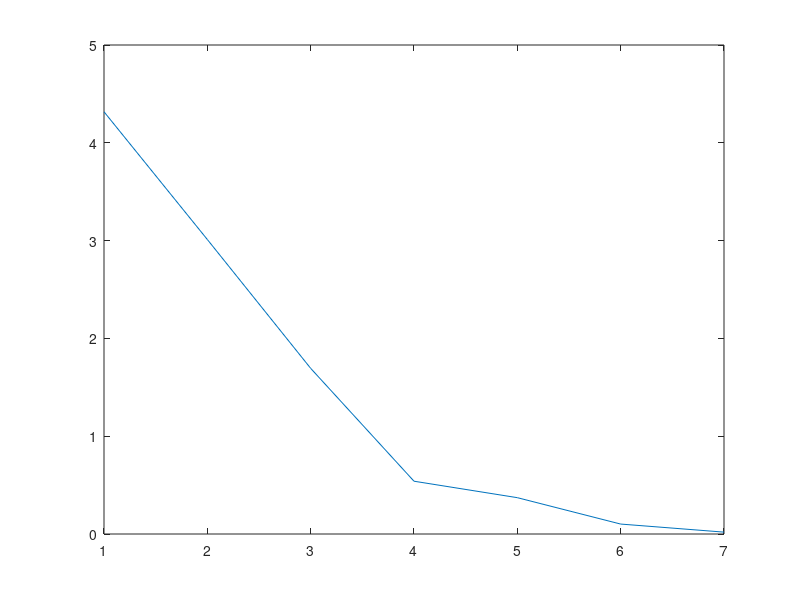
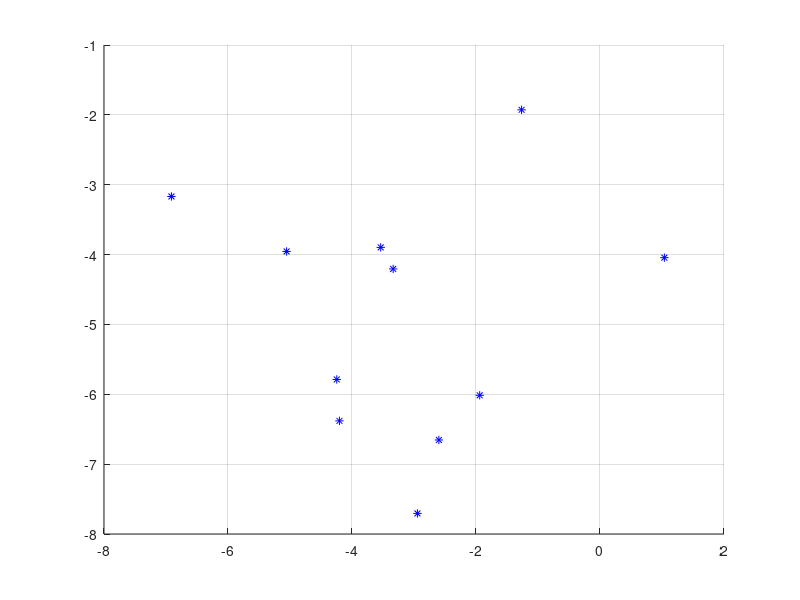
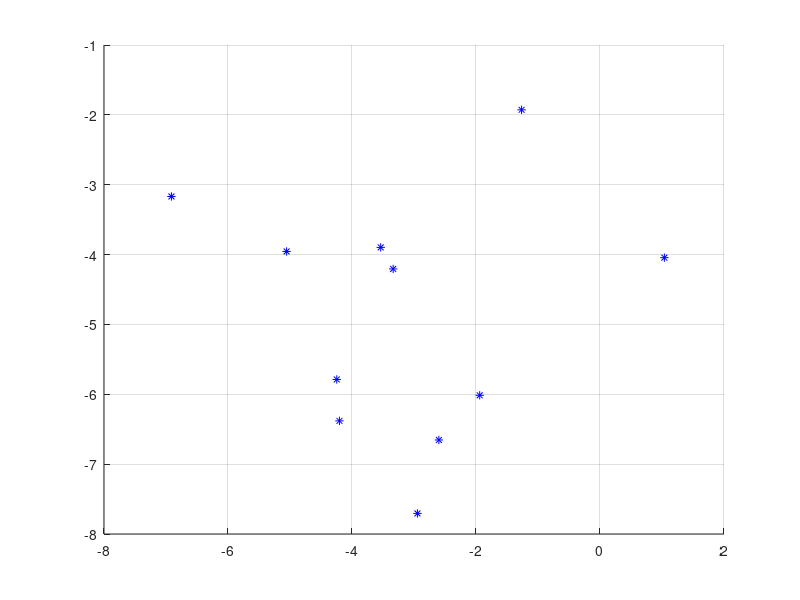

Source code (MATLAB) for these figures, in order:
clear all;
close all;
format short;

% vyska, vaha
X = [192 111
    189 54
    175 76
    185 90
    189 77
    170 90
    162 50
    176 68
    184 70
    168 58
    181 100
    188 100
    172 58
    175 58];

% vycentrovat
m = mean(X);

X0 = X-m;


% kovariancna matica (vsetky zapisy spravia to iste)
% R = cov(X);
% R = cov(X0);
% R = X0' * X0 / 13;  % 13 = pocet - 1

R = [84 123
    84 349]


% korelacna matica - scale R
% r = corrcoef(X);  % na toto zabudnut aby sme sa nepomyl


% vlastne cisla
[U, S, V] = svd(R);
%{
vlastne cisla = S
vlastne vektory = U
? = V
%}


C = X0 * U;

-C(:, 1)  % taky ten ony co sa aj na tabulu pocital (tu je s vycentrovanymi datami)

% nepovinna jazda
% t = linspace(-80, 80, 1000);
% x(t) = t * U(1, 1);
% y(t) = t * U(1, 2);
% % koniec nepovinnej jazdy
% 
% hold on;
% plot(X0(:, 1), X0(:, 2), "*")
% plot(x, y)


% -----------------------------------------------


X = [
    1	2	2	3	4	1	1
    1	3	3	5	4	3	1
    1	1	1	2	1	1	2
    1	1	1	1	1	5	3
    3	4	3	3	3	2	1
    2	3	1	4	2	5	2
    2	2	2	5	4	5	1
    3	2	3	4	4	3	1
    2	1	2	5	3	4	1
    5	5	3	4	2	1	1
    2	2	2	4	2	2	1
    ]

R = cov(X);  % kovariacia
% R = corrcoef(X);  % korelacia
%{
medzi algebrou a mpi je vazba, lebo je vysoka (korelacia?)
%}

[U, S, V] = svd(R);
diag(R)

C = X*U

L = diag(S)
figure
plot(L)

figure
hold on
grid on
plot(C(:, 1), C(:, 2), "*b")
info2 = (L(1) + L(2))/sum(L);  % odchylka? 

figure
hold on
grid on
plot3(C(:, 1), C(:, 2), C(:, 3), "b*")
info3 = (L(1) + L(2) + L(3))/sum(L);  % odchylka? 

% figure;
% hold on
% plot(X(:, 1), X(:, 2))
